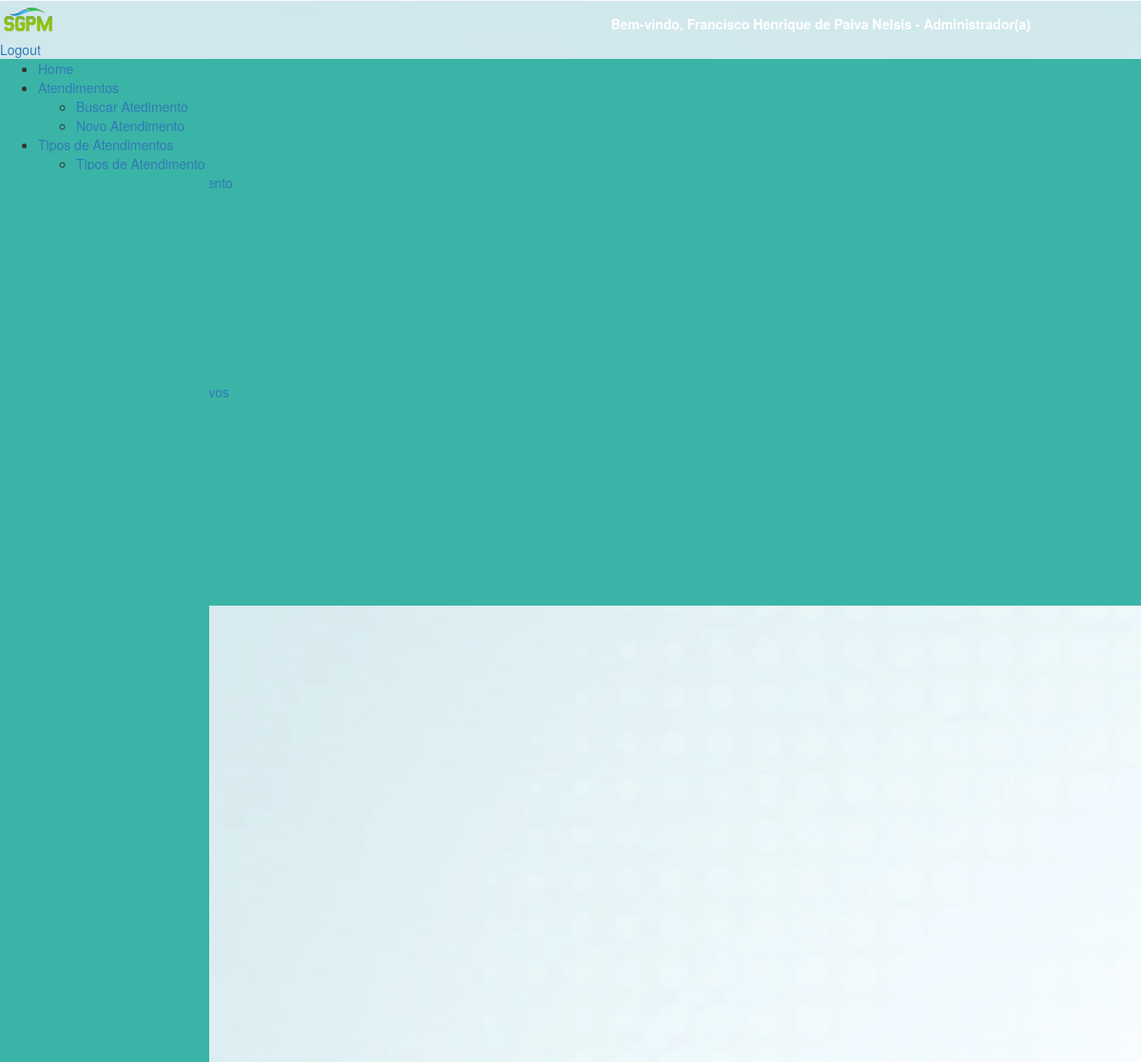
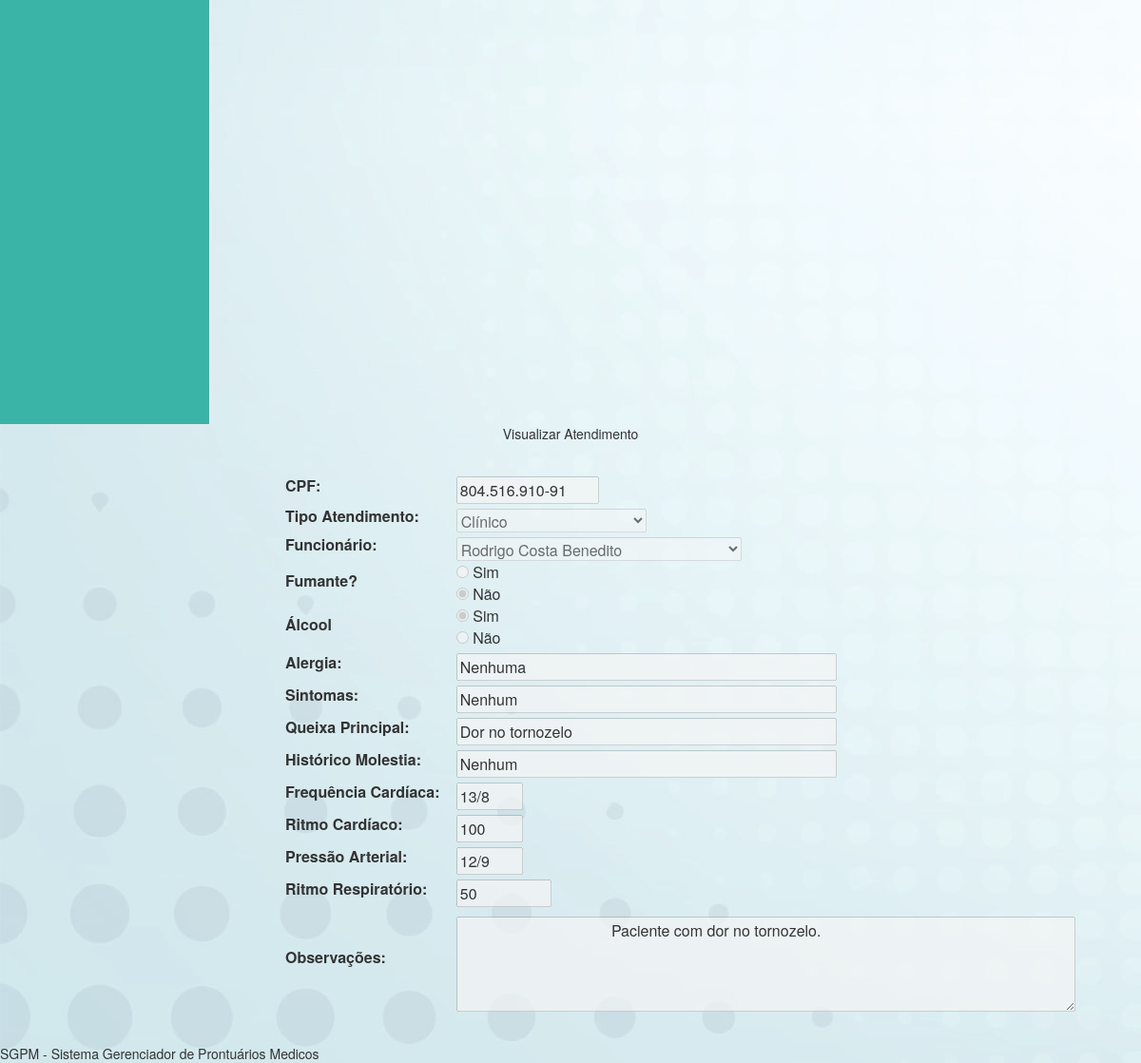
Screenshot of /formAtendimento.php?id=3&detalhes=1 (signed in) with the database file from the repository (2 pictures, top to bottom).
### tables this page shows
CREATE TABLE IF NOT EXISTS `atendimento` (
  `id_atendimento` int(12) NOT NULL AUTO_INCREMENT,
  `id_tipo_atendimento` int(12) NOT NULL,
  `id_paciente` int(12) NOT NULL,
  `id_funcionario` int(5) NOT NULL,
  `data_atendimento` date NOT NULL,
  `fumante` varchar(1) NOT NULL,
  `alcool` varchar(1) NOT NULL,
  `alergia_reac_div` varchar(50) NOT NULL,
  `sintomas` varchar(30) NOT NULL,
  `queixa_principal` varchar(30) NOT NULL,
  `hist_molestia` varchar(100) NOT NULL,
  `frequencia_cardiaca` varchar(10) NOT NULL,
  `ritmo_cardiaco` varchar(10) NOT NULL,
  `pressao_arterial` varchar(10) NOT NULL,
  `ritmo_respiratorio` varchar(10) NOT NULL,
  `observacoes` varchar(300) NOT NULL,
  PRIMARY KEY (`id_atendimento`),
  KEY `id_atendimento` (`id_atendimento`),
  KEY `FK_tipo_atendimento` (`id_tipo_atendimento`),
  KEY `FK_funcionario_atendimento` (`id_funcionario`)
);

CREATE TABLE IF NOT EXISTS `paciente` (
  `id_paciente` int(4) NOT NULL AUTO_INCREMENT,
  `nome_paciente` varchar(50) NOT NULL,
  `cpf` varchar(14) NOT NULL,
  `rg` varchar(50) NOT NULL,
  `org_exp` varchar(30) NOT NULL,
  `data_nasc` date NOT NULL,
  `endereco` varchar(50) NOT NULL,
  `bairro` varchar(30) NOT NULL,
  `cep` varchar(50) NOT NULL,
  `cidade` varchar(30) NOT NULL,
  `nome_mae` varchar(50) NOT NULL,
  `nome_pai` varchar(50) NOT NULL,
  `profissao` varchar(30) NOT NULL,
  `email_pessoal` varchar(50) NOT NULL,
  `email_prof` varchar(50) NOT NULL,
  `tel_cel` varchar(30) NOT NULL,
  `tel_fixo` varchar(30) NOT NULL,
  `tel_contato` varchar(30) NOT NULL,
  `id_genero` int(15) NOT NULL,
  `id_estado` int(15) NOT NULL,
  `id_ubs` int(15) NOT NULL,
  `id_estado_civil` int(15) NOT NULL,
  `id_escolaridade` int(15) NOT NULL,
  `id_tipo_sanguineo` int(15) NOT NULL,
  PRIMARY KEY (`id_paciente`),
  UNIQUE KEY `cpf` (`cpf`),
  UNIQUE KEY `rg` (`rg`),
  KEY `id_paciente` (`id_paciente`),
  KEY `id_tipo_sanguineo` (`id_tipo_sanguineo`),
  KEY `id_genero` (`id_genero`),
  KEY `id_estado` (`id_estado`),
  KEY `id_ubs` (`id_ubs`),
  KEY `id_estado_civil` (`id_estado_civil`),
  KEY `id_escolaridade` (`id_escolaridade`)
);

CREATE TABLE IF NOT EXISTS `tipo_atendimento` (
  `id_tipo_atendimento` int(3) NOT NULL AUTO_INCREMENT,
  `nome_tipo_atendimento` varchar(100) NOT NULL,
  `descricao` varchar(300) NOT NULL,
  `data_insercao` date NOT NULL,
  `data_desativacao` date DEFAULT NULL,
  `data_alteracao` date DEFAULT NULL,
  PRIMARY KEY (`id_tipo_atendimento`)
);

CREATE TABLE IF NOT EXISTS `funcionario` (
  `id_funcionario` int(4) NOT NULL AUTO_INCREMENT,
  `login` varchar(30) NOT NULL,
  `senha` varchar(32) NOT NULL,
  `nome_funcionario` varchar(50) NOT NULL,
  `cpf` varchar(50) NOT NULL,
  `rg` varchar(50) NOT NULL,
  `org_exp` varchar(30) NOT NULL,
  `data_nasc` date NOT NULL,
  `endereco` varchar(30) NOT NULL,
  `bairro` varchar(30) NOT NULL,
  `cep` varchar(10) NOT NULL,
  `cidade` varchar(30) NOT NULL,
  `nome_mae` varchar(30) NOT NULL,
  `nome_pai` varchar(30) NOT NULL,
  `email_pessoal` varchar(50) NOT NULL,
  `email_prof` varchar(30) NOT NULL,
  `tel_cel` varchar(50) NOT NULL,
  `tel_fixo` varchar(50) NOT NULL,
  `id_tipo_funcionario` int(15) NOT NULL,
  `id_genero` int(15) NOT NULL,
  `id_ubs` int(11) NOT NULL,
  `id_estado_civil` int(15) NOT NULL,
  `id_escolaridade` int(15) NOT NULL,
  `id_tipo_sanguineo` int(15) NOT NULL,
  `id_estado` int(15) NOT NULL,
  PRIMARY KEY (`id_funcionario`),
  UNIQUE KEY `login` (`login`),
  UNIQUE KEY `cpf` (`cpf`),
  UNIQUE KEY `rg` (`rg`),
  KEY `id_funcionario` (`id_funcionario`),
  KEY `FK_funcionario_tipo_funcionario` (`id_tipo_funcionario`),
  KEY `FK_funcionario_genero` (`id_genero`),
  KEY `FK_funcionario_ubs` (`id_ubs`),
  KEY `FK_funcionario_estado_civil` (`id_estado_civil`),
  KEY `FK_funcionario_escolaridade` (`id_escolaridade`),
  KEY `FK_funcionario_tipo_sanguineo` (`id_tipo_sanguineo`),
  KEY `FK_funcionario_estado` (`id_estado`)
);

### formAtendimento.php (the view, shortened to what this page needs)
<?php include ('includes/cabecalho.php')?>
<?php include ('includes/menu.php')?>
<?php include ('includes/menuBack.php')?>
<?php
if (isset ( $_GET ['id'] )) {
	$con = mysqli_connect ( "localhost", "root", "", "sgpm" );
	mysqli_set_charset ( $con, "utf8" );
	$query = mysqli_query ( $con, "SELECT at.*, pac.cpf cpf_paciente FROM atendimento at LEFT JOIN paciente pac ON pac.id_paciente = at.id_paciente WHERE at.id_atendimento = {$_GET['id']} " );
	$dadosAtendimento = mysqli_fetch_array ( $query );
}
$con = mysqli_connect ( "localhost", "root", "", "sgpm" );
mysqli_set_charset ( $con, "utf8" );
$queryTipos = mysqli_query ( $con, "SELECT * FROM tipo_atendimento" );
if ($_SESSION ['LOGIN'] ['TIPO_FUNCIONARIO'] != 1) {
$queryFuncionario = mysqli_query ( $con, "SELECT * FROM funcionario where id_tipo_funcionario not in (1) and id_ubs = ".$_SESSION ['LOGIN'] ['UBS'] );
}else{
	$queryFuncionario = mysqli_query ( $con, "SELECT * FROM funcionario where id_tipo_funcionario not in (1)");
}
?>
<div class="divTudoFormAtendimento">
	<div id="tituloPaginaAtendimentoCadastroAlteracao">
		<center>
            <?php
												if (isset ( $_GET ['id'] ) && ! isset ( $_GET ['detalhes'] )) {
													echo "Alterar Atendimento";
												} else if (isset ( $_GET ['id'] ) && isset ( $_GET ['detalhes'] )) {
													echo "Visualizar Atendimento";
												} else {
													echo "Novo Atendimento";
												}
												?>
        </center>
	</div>
	<center>
		<div id="formConsultaAtendimento">
			<div style="margin-top: 30px; margin-left: 300px;">
				<form method="POST">
					<table width="100%">
						<tr>
							<td><label for="cpf">CPF:</label></td>
							<td><input style="width: 150px; margin-top: 5px;" type="text"
								name="cpf_paciente" class="cpf" id="cpf_paciente" maxlength="15" placeholder="CPF do paciente"
								value="<?php
								if (isset ( $dadosAtendimento ['cpf_paciente'] )) {
									echo $dadosAtendimento ['cpf_paciente'];
								}
								?>" /></td>
						</tr>
						<tr>
							<td><label for="id_tipo_atendimento">Tipo Atendimento:</label></td>
							<td><select name="id_tipo_atendimento" id="id_tipo_atendimento"
								style="width: 200px; margin-top: 5px;">
                                    <?php while ($linhaAtendimento = mysqli_fetch_array($queryTipos)): ?>
                                        <option
										<?php if (isset($dadosAtendimento['id_tipo_atendimento']) && $dadosAtendimento['id_tipo_atendimento'] == $linhaAtendimento['id_tipo_atendimento']) : ?>
										selected <?php endif; ?>
										value="<?php echo $linhaAtendimento['id_tipo_atendimento']; ?>"><?php echo $linhaAtendimento['nome_tipo_atendimento']; ?></option>
                                    <?php endwhile; ?>
                                </select></td>
						</tr>
						<tr>
							<td><label for="id_funcionario">Funcionário:</label></td>
							<td><select name="id_funcionario" id="id_funcionario"
								style="width: 300px; margin-top: 5px;">
                                    <?php while ($linhaFuncionario = mysqli_fetch_array($queryFuncionario)): ?>
                                        <option
										<?php if (isset($dadosAtendimento['id_funcionario']) && $dadosAtendimento['id_funcionario'] == $linhaFuncionario['id_funcionario']) : ?>
										selected <?php endif; ?>
										value="<?php echo $linhaFuncionario['id_funcionario']; ?>"><?php echo $linhaFuncionario['nome_funcionario']; ?></option>
                                    <?php endwhile; ?>
                                </select></td>
						</tr>
						<tr>
							<td><label for="fumante" style="width: 160px">Fumante?</label></td>
							<td><input style="margin-top: 5px;" type="radio" name="fumante"
								id="f_sim" value="1"
								<?php if (isset($dadosAtendimento['fumante']) && $dadosAtendimento['fumante'] == 1) : ?>
								checked <?php endif; ?> /> Sim <br /> <input
								style="margin-top: 5px;" type="radio" name="fumante" id="f_nao"
								value="0"
								<?php if (isset($dadosAtendimento['fumante']) && $dadosAtendimento['fumante'] == 0) : ?>
								checked <?php endif; ?> /> Não <br /></td>
						</tr>
						<tr>
							<td><label for="alcool" style="width: 160px">Álcool</label></td>
							<td><input style="margin-top: 5px" type="radio" name="alcool"
								id="a_sim" value="1"
								<?php if (isset($dadosAtendimento['alcool']) && $dadosAtendimento['alcool'] == 1) : ?>
								checked <?php endif; ?> /> Sim <br /> <input
								style="margin-top: 5px" type="radio" name="alcool" id="a_nao"
								value="0"
								<?php if (isset($dadosAtendimento['alcool']) && $dadosAtendimento['alcool'] == 0) : ?>
								checked <?php endif; ?> /> Não <br /></td>
						</tr>
						<tr>
							<td><label for="alergia_reac_div">Alergia:</label></td>
							<td><input style="width: 400px; margin-top: 5px;" type="text"
								name="alergia_reac_div" id="alergia_reac_div" maxlength="50"
								value="<?php echo isset($dadosAtendimento['alergia_reac_div']) ? $dadosAtendimento['alergia_reac_div'] : ""; ?>" /></td>
						</tr>
						<tr>
							<td><label for="sintomas">Sintomas:</label></td>
							<td><input style="width: 400px; margin-top: 5px;" type="text"
								name="sintomas" id="sintomas" maxlength="30"
								value="<?php echo isset($dadosAtendimento['sintomas']) ? $dadosAtendimento['sintomas'] : ""; ?>" /></td>
						</tr>
						<tr>
							<td><label for="queixa_principal">Queixa Principal:</label></td>
							<td><input style="width: 400px; margin-top: 5px;" type="text"
								name="queixa_principal" id="queixa_principal" maxlength="30"
								value="<?php echo isset($dadosAtendimento['queixa_principal']) ? $dadosAtendimento['queixa_principal'] : ""; ?>" /></td>
						</tr>
						<tr>
							<td><label for="hist_molestia">Histórico Molestia:</label></td>
							<td><input style="width: 400px; margin-top: 5px;" type="text"
								name="hist_molestia" id="hist_molestia" maxlength="100"
								value="<?php echo isset($dadosAtendimento['hist_molestia']) ? $dadosAtendimento['hist_molestia'] : ""; ?>" /></td>
						</tr>
						<tr>
							<td><label for="frequencia_cardiaca">Frequência Cardíaca:</label></td>
							<td><input style="width: 70px; margin-top: 5px;" type="text"
								name="frequencia_cardiaca" id="frequencia_cardiaca"
								maxlength="10"
								value="<?php echo isset($dadosAtendimento['frequencia_cardiaca']) ? $dadosAtendimento['frequencia_cardiaca'] : ""; ?>" /></td>
						</tr>
						<tr>
							<td><label for="ritmo_cardiaco">Ritmo Cardíaco:</label></td>
							<td><input style="width: 70px; margin-top: 5px;" type="text"
								name="ritmo_cardiaco" id="ritmo_cardiaco" maxlength="10"
								value="<?php echo isset($dadosAtendimento['ritmo_cardiaco']) ? $dadosAtendimento['ritmo_cardiaco'] : ""; ?>" /></td>
						</tr>
						<tr>
							<td><label for="pressao_arterial">Pressão Arterial:</label></td>
							<td><input style="width: 70px; margin-top: 5px;" type="text"
								name="pressao_arterial" id="pressao_arterial" maxlength="10"
								value="<?php echo isset($dadosAtendimento['pressao_arterial']) ? $dadosAtendimento['pressao_arterial'] : ""; ?>" /></td>
						</tr>
						<tr>
							<td><label for="ritmo_respiratorio">Ritmo Respiratório:</label></td>
							<td><input style="width: 100px; margin-top: 5px;" type="text"
								name="ritmo_respiratorio" id="ritmo_respiratorio" maxlength="10"
								value="<?php echo isset($dadosAtendimento['ritmo_respiratorio']) ? $dadosAtendimento['ritmo_respiratorio'] : ""; ?>" /></td>
						</tr>
						<tr>
							<td><label for="observacoes">Observações:</label></td>
							<td><textarea cols="70" maxlength="300" name="observacoes"
									id="observacoes" style="height: 100px; margin-top: 10px;">
                                    <?php echo isset($dadosAtendimento['observacoes']) ? $dadosAtendimento['observacoes'] : ""; ?>
                                </textarea></td>
						</tr>
					</table>
					<br> <input type="hidden" id="id" name="id"
                </form>
			</div>
		</div>
	</center>
</div>
<?php include ('includes/rodape.php') ?>

### rows the page displays
atendimento: cpf_paciente "804.516.910-91", id_tipo_atendimento "Clínico", id_funcionario "Rodrigo Costa Benedito", fumante "☑", alcool "☑", alergia_reac_div "Nenhuma", sintomas "Nenhum", queixa_principal "Dor no tornozelo", hist_molestia "Nenhum", frequencia_cardiaca "13/8", ritmo_cardiaco "100", pressao_arterial "12/9", ritmo_respiratorio "50", observacoes "Paciente com dor no tornozelo."

### other values shown
$_SESSION ['LOGIN'] ['NOME'] "Francisco Henrique de Paiva Nelsis"
$_SESSION ['LOGIN'] ['CARGO'] "Administrador(a)"
